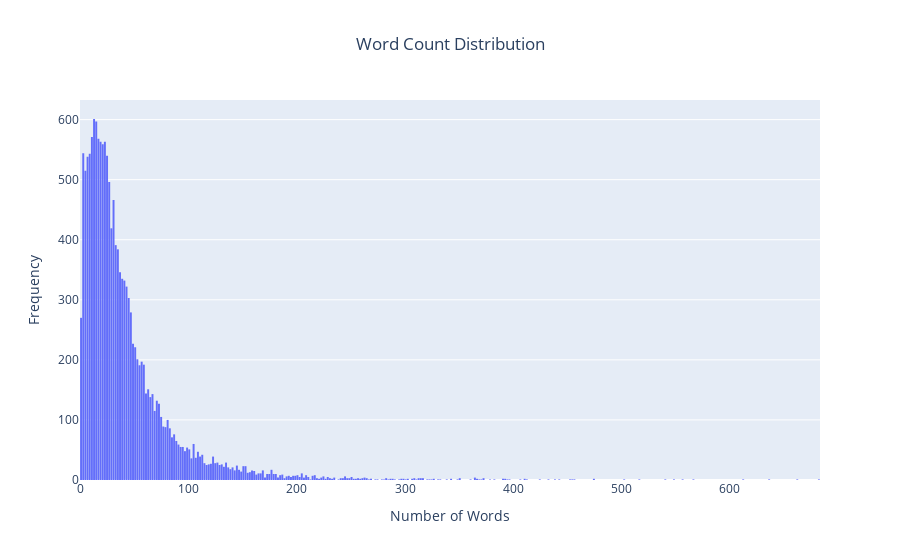

The notebook cell saved with this chart:
### Code cell
import plotly.graph_objects as go

# Calculate word counts for each text in the cleaned training dataset
word_counts = denuncias_limpas.str.split().apply(len)

# Create a histogram plot using Plotly
fig = go.Figure(data=[go.Histogram(x=word_counts)])

# Customize the layout of the plot
fig.update_layout(
    title_text="Word Count Distribution",  # Set the title of the plot
    title_x=0.5,  # Center the title horizontally
    xaxis_title="Number of Words",  # Label for x-axis
    yaxis_title="Frequency",  # Label for y-axis
    bargap=0.1,  # Add some gap between bars for better readability
)

# Display the plot
fig.show()

### Figure 1 — Plotly figure (JSON) as saved in the notebook; plotly's stock layout.template omitted (floating-point values rounded to 4 significant figures; data arrays with more than 128 entries replaced by an {"elided": "..."} marker saying what was removed)
{"data": [{"type": "histogram", "x": {"elided": "15415 int values"}}], "layout": {"bargap": 0.1, "title": {"text": "Word Count Distribution", "x": 0.5}, "xaxis": {"title": {"text": "Number of Words"}}, "yaxis": {"title": {"text": "Frequency"}}}}
